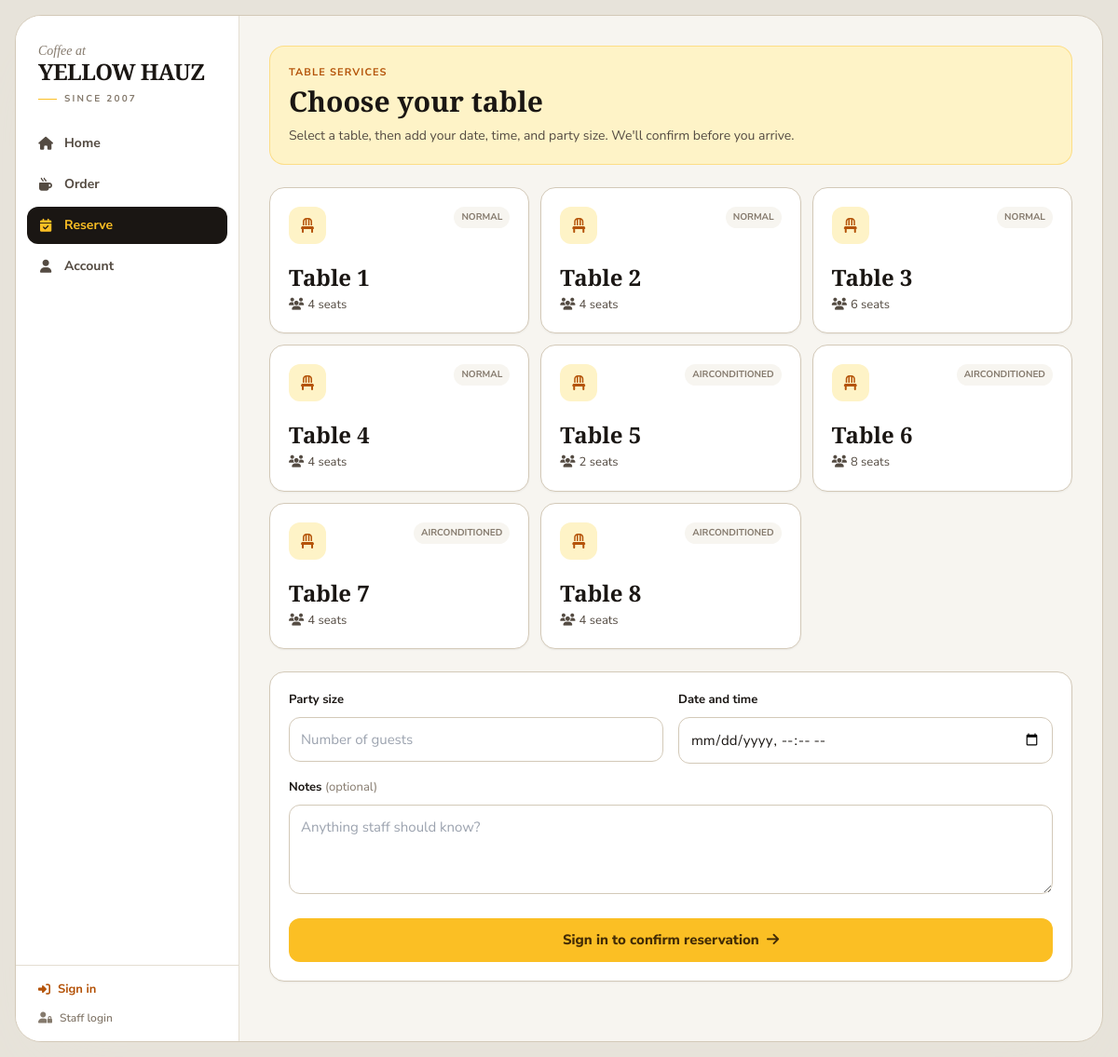
/customer/reservation.php, run on the app's committed database.
### tables this page shows
CREATE TABLE IF NOT EXISTS tables (
    id INT AUTO_INCREMENT PRIMARY KEY,
    table_number INT UNIQUE NOT NULL,
    capacity INT DEFAULT 4,
    area ENUM('normal', 'airconditioned') DEFAULT 'normal',
    status ENUM('available', 'occupied', 'reserved', 'cleaning') DEFAULT 'available',
    current_order_id INT NULL,
    created_at TIMESTAMP DEFAULT CURRENT_TIMESTAMP,
    INDEX idx_table_number (table_number),
    INDEX idx_status (status)
);

### includes/security.php (called while the page is built, shortened)
<?php
function escape($value) {
    return htmlspecialchars((string)$value, ENT_QUOTES | ENT_SUBSTITUTE, 'UTF-8');
}

### customer/includes/bootstrap.php (called while the page is built, shortened)
<?php
require_once __DIR__ . '/../../db.php';
function currentCustomer(): ?array
{
    global $pdo;
    static $cached = false;
    if ($cached !== false) return $cached ?: null;
    if (empty($_SESSION['customer_id'])) {
        return $cached = null;
    }
    $stmt = $pdo->prepare("SELECT id, full_name, email, contact_number, created_at FROM customer_accounts WHERE id = ? AND status = 'active' LIMIT 1");
    $stmt->execute([(int)$_SESSION['customer_id']]);
    $customer = $stmt->fetch();
    return $cached = $customer;
}

### customer/reservation.php (the view, shortened to what this page needs)
<?php
require_once __DIR__ . '/includes/bootstrap.php';
$tables = $pdo->query("SELECT id, table_number, capacity, area FROM tables WHERE status <> 'cleaning' ORDER BY table_number")->fetchAll();
include __DIR__ . '/includes/header.php';
?>
<div class="flex-1 px-4 pb-10 lg:px-8 lg:pb-16">
  <div class="mt-4 rounded-2xl border border-brand/40 bg-brand-soft p-5 lg:mt-8">
    <p class="text-[11px] font-bold uppercase tracking-widest text-brand-deep">Table services</p>
    <h1 class="mt-1 font-display text-[26px] font-extrabold lg:text-3xl">Choose your table</h1>
    <p class="mt-2 text-[14px] text-ink-soft">Select a table, then add your date, time, and party size. We'll confirm before you arrive.</p>
  </div>
  <form id="reservation-form" class="mt-6">
    <div class="grid gap-3 sm:grid-cols-2 lg:grid-cols-3 xl:grid-cols-4">
      <?php foreach ($tables as $table): ?>
        <button type="button" class="table-card rounded-2xl border border-line-strong bg-white p-5 text-left shadow-card transition hover:border-brand-deep" data-id="<?= (int)$table['id'] ?>" data-capacity="<?= (int)$table['capacity'] ?>" aria-pressed="false">
          <div class="flex items-start justify-between">
            <span class="grid h-10 w-10 place-items-center rounded-xl bg-brand-soft text-brand-deep"><i class="fa-solid fa-chair" aria-hidden="true"></i></span>
            <span class="rounded-full bg-paper px-2 py-1 text-[10px] font-bold uppercase text-ink-mute"><?= escape($table['area']) ?></span>
          </div>
          <h2 class="mt-5 font-display text-2xl font-bold">Table <?= (int)$table['table_number'] ?></h2>
          <p class="mt-1 text-[13px] text-ink-soft"><i class="fa-solid fa-users mr-1" aria-hidden="true"></i><?= (int)$table['capacity'] ?> seats</p>
        </button>
      <?php endforeach; ?>
    </div>
    <section class="mt-6 rounded-2xl border border-line-strong bg-white p-5 shadow-card">
      <div class="grid gap-4 sm:grid-cols-2">
        <label class="text-[13px] font-bold text-ink">Party size
          <input required name="guest_count" type="number" min="1" max="30" placeholder="Number of guests"
            class="mt-2 w-full rounded-xl border border-line-strong p-3 text-[15px] font-normal focus:border-brand-deep focus:outline-none">
        </label>
        <label class="text-[13px] font-bold text-ink">Date and time
          <input required name="reservation_at" type="datetime-local"
            class="mt-2 w-full rounded-xl border border-line-strong p-3 text-[15px] font-normal focus:border-brand-deep focus:outline-none">
        </label>
        <label class="text-[13px] font-bold text-ink sm:col-span-2">Notes <span class="font-normal text-ink-mute">(optional)</span>
          <textarea name="notes" maxlength="500" placeholder="Anything staff should know?"
            class="mt-2 min-h-24 w-full rounded-xl border border-line-strong p-3 text-[15px] font-normal focus:border-brand-deep focus:outline-none"></textarea>
        </label>
      </div>
      <?php if ($customer): ?>
        <button class="mt-5 w-full rounded-xl bg-brand py-3 text-[15px] font-extrabold text-brand-ink">Confirm reservation <i class="fa-solid fa-check ml-1" aria-hidden="true"></i></button>
      <?php else: ?>
        <a href="login.php?return=reservation" class="mt-5 block w-full rounded-xl bg-brand py-3 text-center text-[15px] font-extrabold text-brand-ink">Sign in to confirm reservation <i class="fa-solid fa-arrow-right ml-1" aria-hidden="true"></i></a>
      <?php endif; ?>
    </section>
  </form>
</div>
<?php include __DIR__ . '/includes/footer.php'; ?>

### customer/includes/header.php (style rules this page uses)
@media (prefers-reduced-motion: no-preference) { body { animation: page-in .35s ease-out both } }
@media (prefers-reduced-motion: no-preference) { button, a.btn { transition: transform .15s ease, background-color .15s ease, color .15s ease, border-color .15s ease } }

### customer/reservation.php (style rules this page uses)
@media (prefers-reduced-motion: no-preference) { .table-card { transition: transform .18s ease, border-color .18s ease, background-color .18s ease, box-shadow .18s ease } }

### data on the page
tables: area "NORMAL", table_number "1", capacity "4"
tables: area "NORMAL", table_number "2", capacity "4"
tables: area "NORMAL", table_number "3", capacity "6"
tables: area "NORMAL", table_number "4", capacity "4"
tables: area "AIRCONDITIONED", table_number "5", capacity "2"
tables: area "AIRCONDITIONED", table_number "6", capacity "8"
tables: area "AIRCONDITIONED", table_number "7", capacity "4"
tables: area "AIRCONDITIONED", table_number "8", capacity "4"

### other printed values
$item['label'] "Home"
$item['label'] "Order"
$item['label'] "Reserve"
$item['label'] "Account"
